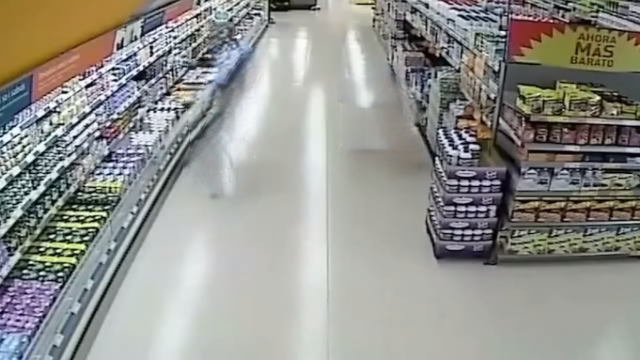
#> input picture PLANO640X360.png, 640 x 360 px
$ python graficador.py
#> lines starting #> are read from the running program, lines starting #| are printed output that depends on the picture
import matplotlib.pyplot as plt
import seaborn as sns
import numpy as np
import re
from PIL import Image

def extraer_todas_las_posiciones(ruta_informe):
#> called with ruta_informe = 'resumen_tracking.txt'
    posiciones = []
    with open(ruta_informe, 'r', encoding='latin-1') as archivo:
#> (reads resumen_tracking.txt from the repository)
        lineas = archivo.readlines()
        for i in range(len(lineas)):
            if lineas[i].strip().startswith("Posiciones:"):
                # Buscar todas las tuplas (x, y) incluso en varias líneas
                raw_pos = lineas[i]
                j = i + 1
                while j < len(lineas) and not lineas[j].strip().startswith("Timestamps:") and not lineas[j].strip().startswith("ID:"):
                    raw_pos += lineas[j]
                    j += 1
                matches = re.findall(r'\((\d+),\s*(\d+)\)', raw_pos)
                for match in matches:
                    x, y = int(match[0]), int(match[1])
                    posiciones.append((x, y))
    return posiciones

# Ruta de tus archivos
informe_path = 'resumen_tracking.txt'
imagen_path = 'PLANO640X360.png'

# Extraer posiciones
posiciones = extraer_todas_las_posiciones(informe_path)

if not posiciones:
    print("⚠️ No se encontraron posiciones. Verificá el archivo.")
    exit()

# Cargar imagen
img = Image.open(imagen_path)
#> img is the input picture: PIL image 640x360 RGBA; mean R, G, B, A 147.4, 147.2, 142.2, 255
ancho, alto = img.size
#> ancho = 640; alto = 360

# Separar coordenadas
x, y = zip(*posiciones)

# Crear heatmap
plt.figure(figsize=(10, 6))
sns.kdeplot(x=x, y=y, cmap='magma', fill=True, bw_adjust=1, alpha=0.6)

plt.imshow(img, extent=[0, ancho, alto, 0])
plt.xlim(0, ancho)
plt.ylim(alto, 0)
plt.axis('off')
plt.colorbar()
plt.tight_layout()
plt.show()
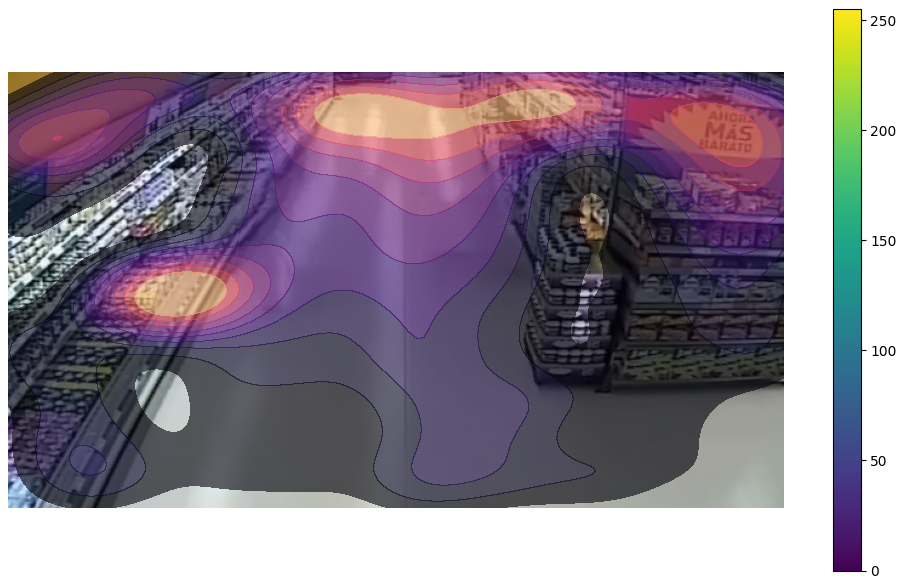
#> figure drawn by matplotlib, 2 panels
